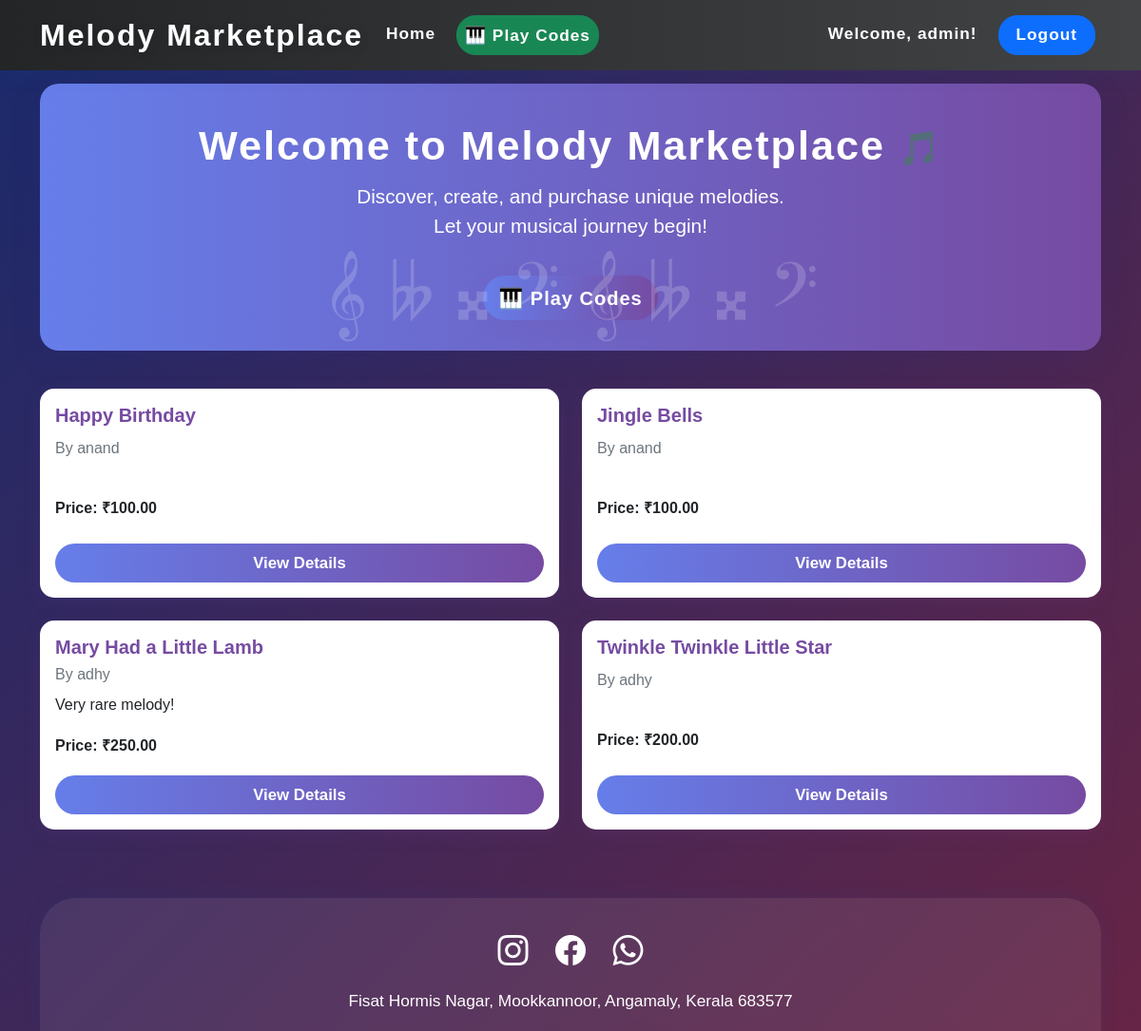
The app's page / (signed in) with its own data.
### melodies/models.py (models this page shows, shortened)
class Melody(models.Model):
    creator = models.ForeignKey(User, on_delete=models.CASCADE, related_name='created_melodies')
    title = models.CharField(max_length=200)
    notes = models.TextField()  # Store melody notes as space-separated string
    price = models.DecimalField(max_digits=6, decimal_places=2)
    created_at = models.DateTimeField(auto_now_add=True)
    description = models.TextField(blank=True)
    is_published = models.BooleanField(default=False)

### melodies/views.py (the view)
# urls.py: path('', views.home, name='home'),
def home(request):
    melodies = Melody.objects.filter(is_published=True).order_by('-created_at')
    return render(request, 'melodies/home.html', {'melodies': melodies})

### templates/melodies/home.html (shortened to what this page needs)
{% extends 'base.html' %}
{% block content %}
  <div id="floating-notes-bg" style="position:fixed; width:100vw; height:100vh; top:0; left:0; pointer-events:none; z-index:0; overflow:hidden;">
    <div class="note" style="left:6%; animation-duration:12s;">𝄞</div>
    <div class="note" style="left:12%; animation-duration:13s;">🎶</div>
    <div class="note" style="left:18%; animation-duration:10s;">𝄫</div>
    <div class="note" style="left:24%; animation-duration:14s;">🎵</div>
    <div class="note" style="left:30%; animation-duration:11s;">𝄪</div>
    <div class="note" style="left:36%; animation-duration:9s;">🎷</div>
    <div class="note" style="left:42%; animation-duration:12s;">𝄢</div>
    <div class="note" style="left:48%; animation-duration:15s;">🎸</div>
    <div class="note" style="left:54%; animation-duration:11s;">𝄞</div>
    <div class="note" style="left:60%; animation-duration:13s;">🎺</div>
    <div class="note" style="left:66%; animation-duration:10s;">𝄫</div>
    <div class="note" style="left:72%; animation-duration:14s;">🎻</div>
    <div class="note" style="left:78%; animation-duration:12s;">𝄪</div>
    <div class="note" style="left:84%; animation-duration:13s;">🎤</div>
    <div class="note" style="left:90%; animation-duration:10s;">𝄢</div>
    <div class="note" style="left:96%; animation-duration:15s;">🎧</div>
  </div>
<div class="music-hero" style="position:relative;">
    <h1>Welcome to Melody Marketplace <span style="font-size:2.2rem;">&#127925;</span></h1>
    <p>Discover, create, and purchase unique melodies.<br>Let your musical journey begin!</p>
    <div class="music-notes">𝄞 𝄫 𝄪 𝄢 𝄞 𝄫 𝄪 𝄢</div>
    {% if user.is_authenticated %}
    <a href="{% url 'play_codes' %}" class="btn btn-primary btn-lg mt-3" style="font-weight:700;letter-spacing:1px;background:linear-gradient(90deg,#667eea 0%,#764ba2 100%);border:none;border-radius:25px;box-shadow:0 4px 20px 0 rgba(118,75,162,0.12);">
        <span style="font-size:1.3rem;">🎹</span> Play Codes
    </a>
    {% endif %}
</div>
<div class="row">
    {% for melody in melodies %}
    <div class="col-md-6 mb-4">
        <div class="card melody-card-custom">
            <div class="card-body">
                <h5 class="card-title" style="color:#764ba2;font-weight:700;">{{ melody.title }}</h5>
                <h6 class="card-subtitle mb-2 text-muted">By {{ melody.creator.username }}</h6>
                <p class="card-text">{{ melody.description|truncatewords:30 }}</p>
                <p class="card-text"><strong>Price: <span style="font-family:Arial;font-weight:bold;">&#8377;</span>{{ melody.price }}</strong></p>
                <a href="{% url 'melody_detail' melody.pk %}" class="btn btn-primary">View Details</a>
            </div>
        </div>
    </div>
    {% empty %}
    <div class="col-12">
        <p>No melodies available yet.</p>
    </div>
    {% endfor %}
</div>
<footer class="mt-5" style="background:rgba(255,255,255,0.08);color:#fff;padding:32px 0 18px 0;box-shadow:0 -2px 20px 0 rgba(24,90,157,0.10);border-top-left-radius: 38px;border-top-right-radius: 38px;backdrop-filter: blur(6px);">
    <div class="container text-center">
        <div class="mb-3">
            <span style="font-size:2rem;margin:0 12px;"><i class="bi bi-instagram"></i></span>
            <span style="font-size:2rem;margin:0 12px;"><i class="bi bi-facebook"></i></span>
            <span style="font-size:2rem;margin:0 12px;"><i class="bi bi-whatsapp"></i></span>
        </div>
        <div style="font-size:1.08rem;font-weight:500;">
            Fisat Hormis Nagar, Mookkannoor, Angamaly, Kerala 683577
        </div>
    </div>
</footer>
<link rel="stylesheet" href="https://cdn.jsdelivr.net/npm/bootstrap-icons@1.10.5/font/bootstrap-icons.css">
{% endblock %}

### templates/base.html (shortened to what this page needs)
<!DOCTYPE html>
<html lang="en">
<head>
    <link href="https://cdn.jsdelivr.net/npm/bootstrap@5.1.3/dist/css/bootstrap.min.css" rel="stylesheet">
</head>
<body>
    <nav class="navbar navbar-expand-lg navbar-dark bg-dark" style="position:fixed;top:0;left:0;width:100%;z-index:1030;">
        <div class="container">
            <a class="navbar-brand" href="{% url 'home' %}">Melody Marketplace</a>
            <div class="collapse navbar-collapse" id="navbarNav">
                <ul class="navbar-nav me-auto">
                    <li class="nav-item">
                        <a class="nav-link" href="{% url 'home' %}">Home</a>
                    </li>
                    {% if user.is_authenticated %}
                    <li class="nav-item">
                        <a class="nav-link btn btn-success" style="margin-left:8px;font-weight:600;border-radius:20px;" href="{% url 'play_codes' %}"><span style="font-size:1.1rem;">🎹</span> Play Codes</a>
                    </li>
                    {% endif %}
                </ul>
                <ul class="navbar-nav">
                    {% if user.is_authenticated %}
                    <li class="nav-item">
                        <span class="nav-link">Welcome, {{ user.username }}!</span>
                    </li>
                    <li class="nav-item">
                        <form method="post" action="/accounts/logout/" style="display:inline;">
                            <button type="submit" class="nav-link btn btn-primary" style="padding:7px 18px;border-radius:20px;font-weight:600;font-size:1.08rem;letter-spacing:1px;margin-left:8px;">Logout</button>
                        </form>
                    </li>
                    {% endif %}
                </ul>
            </div>
        </div>
    </nav>
    <div class="container mt-4" style="margin-top:88px !important;">
        {% block content %}
        {% endblock %}
    </div>
</body>
</html>

### templates/base.html (style rules this page uses)
.navbar { background: linear-gradient(90deg, #232526 0%, #414345 100%) !important; box-shadow: 0 4px 20px 0 rgba(24,90,157,0.10); }
.navbar-brand { font-family: 'Trebuchet MS', sans-serif; font-weight: 800; font-size: 2rem; letter-spacing: 2px; color: #fff !important; text-shadow: 1px 2px 8px #23252644; }
.navbar-nav .nav-link { color: #fff !important; font-weight: 600; font-size: 1.08rem; letter-spacing: 1px; margin-right: 6px; transition: color 0.2s, background 0.2s; border-radius: 20px; padding: 7px 18px; }

### templates/melodies/home.html (style rules this page uses)
.note { position: absolute; color: white; font-size: 2.8rem; opacity: 0.18; pointer-events: none; animation: floatUp 10s linear infinite; z-index: 0; }
.music-notes { position: absolute; left: 0; right: 0; bottom: 0; width: 100%; opacity: 0.18; font-size: 5rem; pointer-events: none; text-align: center; animation: notes-float 7s ease-in-out infinite alternate; }
body { background: linear-gradient(135deg, #1a2a6c, #b21f1f, #fdbb2d); background-size: 400% 400%; animation: gradientMove 20s ease infinite; font-family: 'Poppins', sans-serif; min-height: 100vh; }
.music-hero { background: linear-gradient(90deg, #667eea 0%, #764ba2 100%); color: #fff; border-radius: 20px; padding: 2.5rem 2rem 2rem 2rem; margin-bottom: 2.5rem; box-shadow: 0 8px 32px 0 rgba(31, 38, 135, 0.15); text-align: center; position: relative; overflow: hidden; }
.music-hero h1 { font-size: 2.7rem; font-weight: 800; letter-spacing: 2px; margin-bottom: 0.7rem; }
.music-hero p { font-size: 1.3rem; font-weight: 400; margin-bottom: 1.3rem; }
.note { position: absolute; color: white; font-size: 24px; opacity: 0.7; animation: floatUp 10s linear infinite; }
.melody-card-custom { border-radius: 15px; box-shadow: 0 4px 20px 0 rgba(118, 75, 162, 0.12); border: none; transition: transform 0.14s; min-height: 220px; display: flex; flex-direction: column; justify-content: stretch; }
.melody-card-custom .card-body { flex: 1 1 auto; display: flex; flex-direction: column; justify-content: space-between; }
.melody-card-custom .btn-primary { background: linear-gradient(90deg, #667eea 0%, #764ba2 100%); border: none; border-radius: 25px; font-weight: 600; padding: 0.5rem 1.5rem; font-size: 1.05rem; }

### records on screen
Melody: title "Happy Birthday", creator.username "anand", price "100.00"
Melody: title "Jingle Bells", creator.username "anand", price "100.00"
Melody: title "Mary Had a Little Lamb", creator.username "adhy", description "Very rare melody!", price "250.00"
Melody: title "Twinkle Twinkle Little Star", creator.username "adhy", price "200.00"

### other values on screen
{{ user.username }} "admin"
